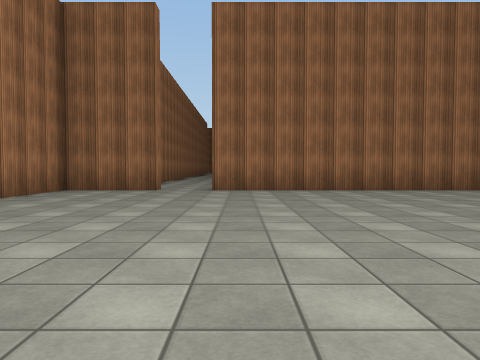
[1] (above)

18 first-person views from a walk through a Unity game level. The camera is 1.2 m above the floor, tilts 2° down and sees 70° across. Doors are open. The floor is counted in squares, 2 m on a side. Each view is taken from the middle of a square. On the plan, view 1 faces up. The plan holds only what a view shows up to about 10 squares ahead; the rest is blank. The place goes on beyond the plan. The player is left out. Surface patterns are stand-ins for the level's own textures.

[2]
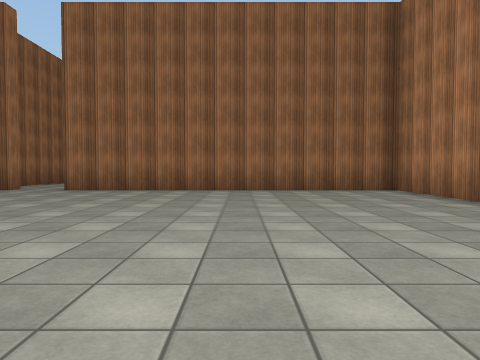

[3]
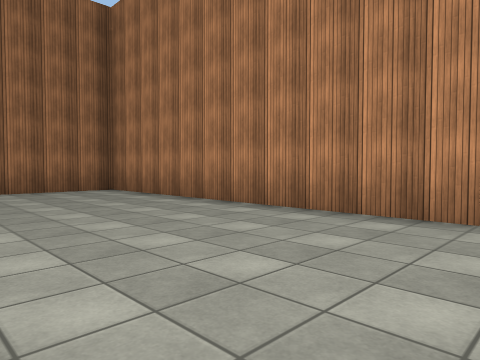

[4]
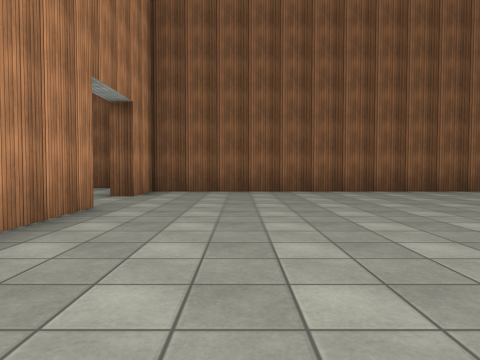

[5]
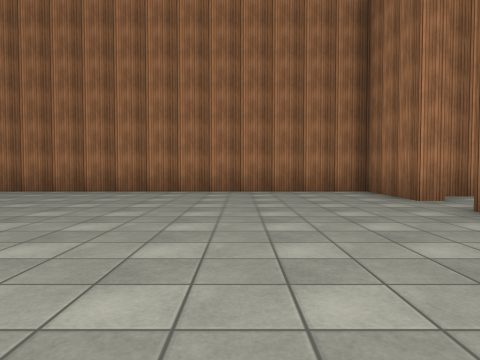

[6]
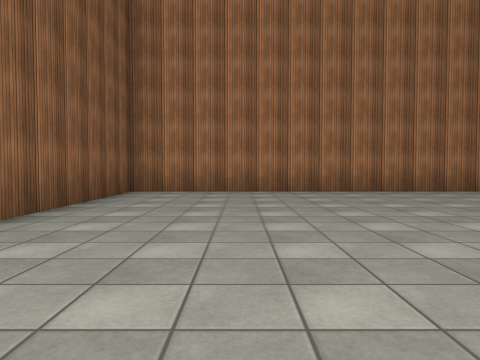

[7]
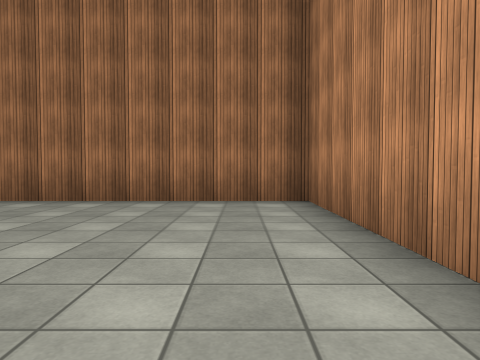

[8]
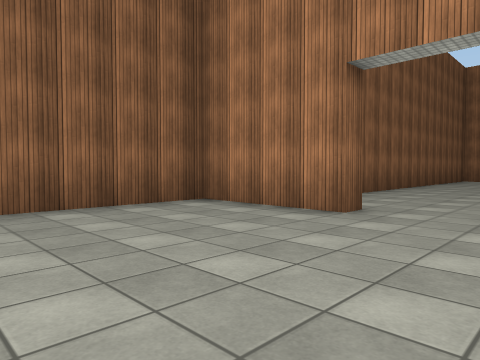

[9]
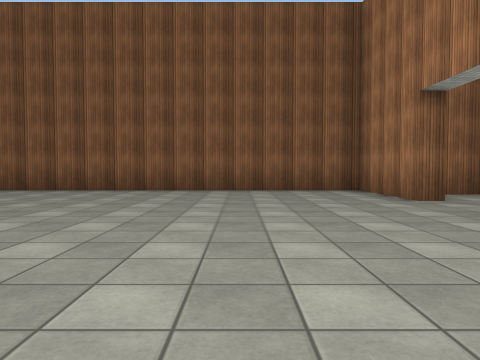

[10]
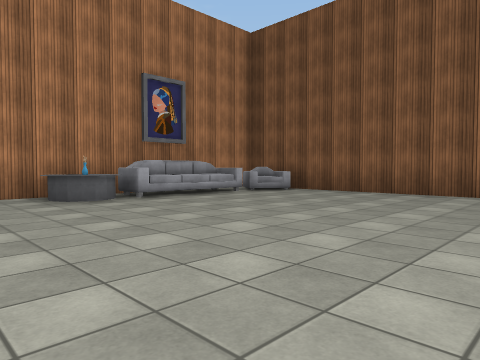

[11]
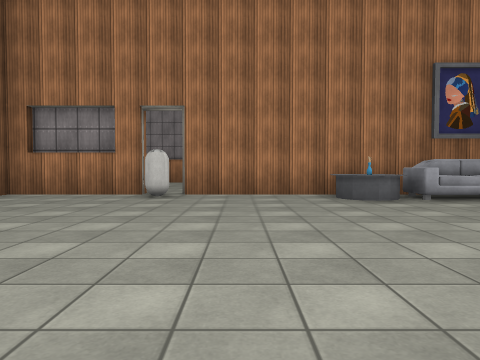

[12]
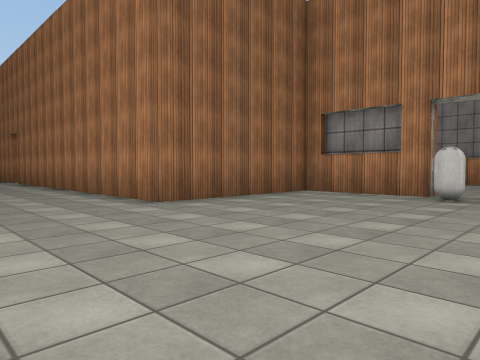

[13]
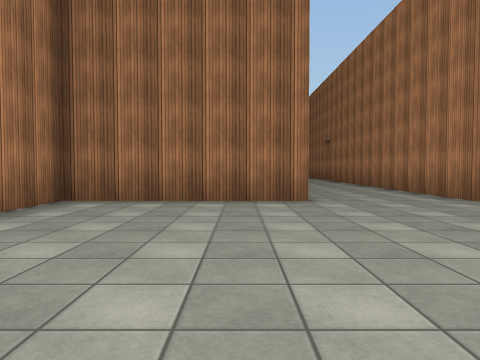

[14]
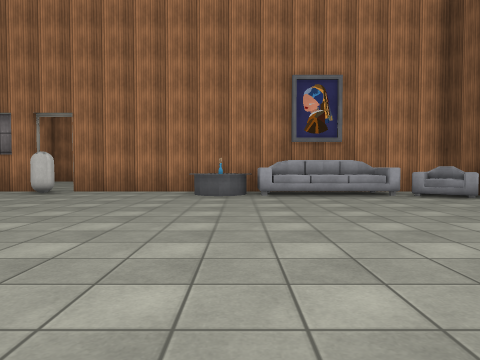

[15]
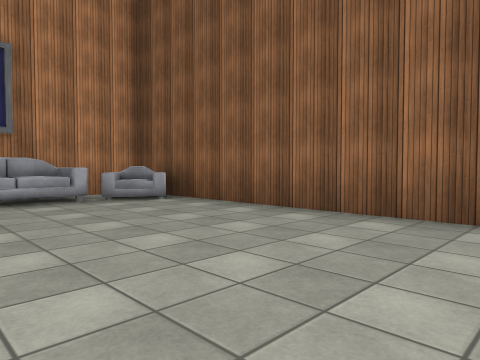

[16]
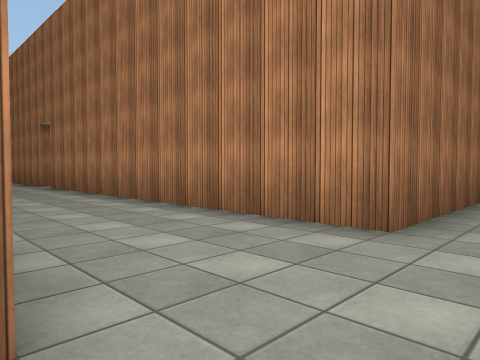

[17]
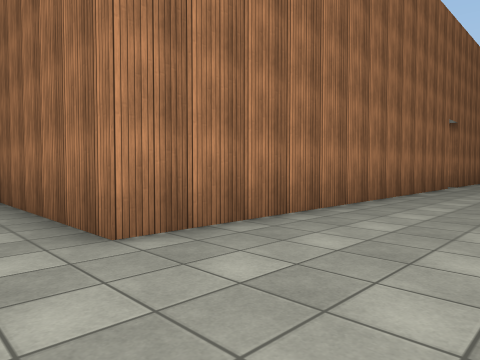

[18]
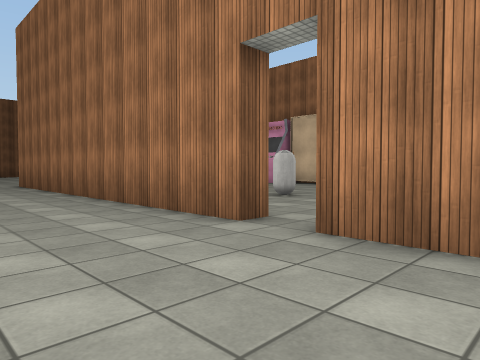

### Floor plan
Points are (right, up) in squares from view 1. A wall is a line through its corners. A room is listed if a view was taken in it or the views show most of it. See-through windows are left out.
Room 1 (views 1, 2, 3, 4, 5, 6, 7)
walls: (8.3, 0.6) (8.3, 9.2) (-0.8, 9.2); (-2.2, 9.9) (-2.2, 9.2) (-4.7, 9.2) (-4.7, -2.7) (8.3, -2.7) (8.3, -1.2)
ways out: opening at (9, -0.5) to room 2; opening at (-1.5, 10)
Room 2 (views 8, 9, 10, 11, 12, 13, 14, 15, 16, 17, 18)
walls: (20.7, 6.2) (20.7, 9.2) (16.3, 9.2) (16.3, 18.9); (12.8, 19.3) (13.2, 19.3) (13.2, 9.2) (8.7, 9.2) (8.7, 7.6); (8.3, -1.2) (8.7, -1.2) (8.7, -4.3) (20.7, -4.3) (20.7, 5.4); (13.2, 21.6) (13.2, 20.2)
ways out: opening at (9, -0.5) to room 1; opening at (13, 20); open door at (21, 6)
objects: armchair (19, -3); other object (20, -2) to (20, 0); other object (20, 1); table (20, 2); capsule (20, 6)

Positions as (right, up) in squares from view 1, and headings:
1: (0, 0), facing up
2: (4, 0), facing up
3: (4, 0), facing up-right
4: (6, 6), facing down
5: (4, 6), facing left
6: (4, 0), facing left
7: (7, 3), facing up
8: (13, 1), facing down-left
9: (12, 5), facing down
10: (13, 4), facing down-right
11: (13, 4), facing right
12: (13, 4), facing up-right
13: (12, 3), facing up
14: (12, 1), facing right
15: (13, 0), facing down-right
16: (13, 8), facing up-right
17: (16, 8), facing up-left
18: (16, 22), facing down-left
